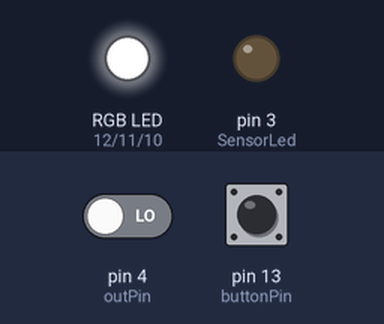
A sketch run on a simulated Arduino Uno, built with avr-gcc and run on an emulated ATmega328P. Parts: an RGB LED mixed from three pins (HIGH = lit), output pins drawn as LEDs (lit = HIGH). The test bench sets the inputs (shaded band); at power-on: pin 13 (buttonPin) HIGH, pin 4 (outPin) LOW. Pins used as bus, display or sensor lines are not drawn; what the sketch prints to the serial monitor is not drawn.

Above: at 1.3 s.
1.4 s: pin 13 (buttonPin) pulled LOW for 0.3 s
At 2.9 s:
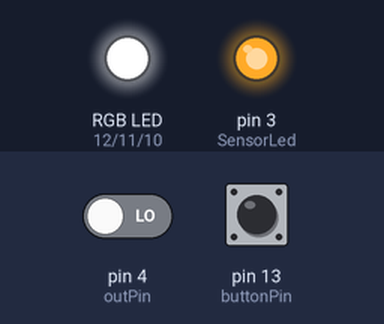
4.7 s: pin 13 (buttonPin) pulled LOW for 1 s
At 8.5 s:
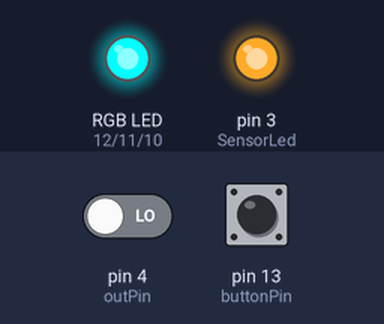
8.7 s: pin 13 (buttonPin) pulled LOW for 3.2 s
At 12.6 s:
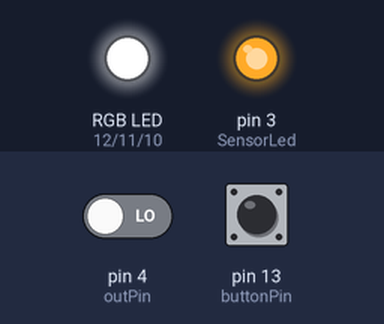
Timing chart, 0 to 16.3 s (numbered marks = the images above; inputs shaded):
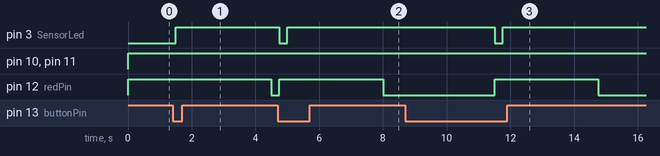

The sketch:

colorSensor.ino
```cpp
/*
 * Detection of red, green and blue color and light the led in detected color.
 */

int redPin = 12;
int greenPin = 11;
int bluePin = 10;
int buttonPin = 13;
int state=0;
int SensorLed = 3;

int S2 = 7; //Color sensor pin S2 to Arduino pin 7
int S3 = 8; //Color sensor pin S3 to Arduino pin 8
int outPin = 4; //Color Sensor OUT to Arduino pin 4

int RCS; //Red Color Strength
int GCS; //Green Color Strength
int BCS; //Blue Color Strength

int pulseWidth=0;

void setup() {
  // put your setup code here, to run once:

  Serial.begin(9600); //turn on serial port

  pinMode(redPin, OUTPUT);
  pinMode(greenPin, OUTPUT);
  pinMode(bluePin, OUTPUT);

  pinMode(S2, OUTPUT);
  pinMode(S3, OUTPUT);
  pinMode(outPin, INPUT);
  pinMode(SensorLed,OUTPUT);

  pinMode(buttonPin,INPUT);

}

void loop() {

  if(state==0)
  {
    if(digitalRead(buttonPin)==LOW)
    {
      state=1;
    }
  }
  else
  {
    if(digitalRead(buttonPin)==LOW)
    state=0;
  }

  if(state==0)
  {
    digitalWrite(redPin,HIGH);
    digitalWrite(greenPin,HIGH);
    digitalWrite(bluePin,HIGH);
    digitalWrite(SensorLed,LOW);
  }

  if(state==1)
  {
      //Start by reading red component of the color
      //S2 and S3 should be set LOW
      digitalWrite(SensorLed,HIGH);
      digitalWrite(S2,LOW);
      digitalWrite(S3,LOW);

      pulseWidth = pulseIn(outPin,LOW);

      //Remaping the value of the frequency to the RGB Model of 0 to 255
      pulseWidth = map(pulseWidth,13 ,67,255,0);
      RCS=pulseWidth;

      Serial.print(" R ");
      Serial.print(pulseWidth);
      Serial.print(" , ");

      //Start by reading green component of the color
      //S2 and S3 should be set LOW

      digitalWrite(S2,HIGH);
      digitalWrite(S3,HIGH);

      pulseWidth = pulseIn(outPin,LOW);

      //Remaping the value of the frequency to the RGB Model of 0 to 255
      pulseWidth = map(pulseWidth, 13,87,255,0);
      GCS=pulseWidth;

      Serial.print(" G ");
      Serial.print(pulseWidth);
      Serial.print(" , ");


      //Start by reading blue component of the color
      //S2 and S3 should be set LOW

      digitalWrite(S2,LOW);
      digitalWrite(S3,HIGH);

      pulseWidth = pulseIn(outPin,LOW);

      //Remaping the value of the frequency to the RGB Model of 0 to 255
      pulseWidth = map(pulseWidth, 10,72,255,0);
      BCS=pulseWidth;

      Serial.print(" B ");
      Serial.print(pulseWidth);
      Serial.print(" , ");
      Serial.println("");

      if(RCS>BCS && RCS>GCS)
      {
      digitalWrite(redPin,LOW);
      digitalWrite(greenPin,HIGH);
      digitalWrite(bluePin,HIGH);
      Serial.println("RedLed");
      }

      if(GCS>RCS && GCS>BCS)
      {
      digitalWrite(redPin,HIGH);
      digitalWrite(greenPin,LOW);
      digitalWrite(bluePin,HIGH);
      Serial.println("GreenLed");
      }

      if(BCS>RCS && BCS>GCS)
      {
      digitalWrite(redPin,HIGH);
      digitalWrite(greenPin,HIGH);
      digitalWrite(bluePin,LOW);
      Serial.println("BlueLed");
      }
  }


  delay(250);

}
```

Measured:
- after the input at 1.4 s, pin 3 (SensorLed): LOW → HIGH after 0.10 s; pin 12 (redPin): HIGH → LOW after 3.1 s
- after the input at 4.7 s, pin 3 (SensorLed): HIGH → LOW after 0.05 s, → HIGH 0.25 s later; pin 12 (redPin): LOW → HIGH after 0.05 s, → LOW 3.3 s later
- after the input at 8.7 s, pin 3 (SensorLed): HIGH → LOW after 2.8 s, → HIGH 0.25 s later; pin 12 (redPin): LOW → HIGH after 2.8 s, → LOW 3.3 s later
